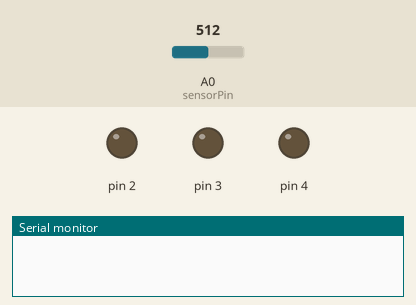
A sketch run on a simulated Arduino Uno, built with avr-gcc and run on an emulated ATmega328P. Parts: output pins drawn as LEDs (lit = HIGH), the last lines printed to the serial monitor. The test bench sets the inputs (shaded band); at power-on: A0 (sensorPin) = 512.

Above: at 0.1 s.
At 10.1 s:
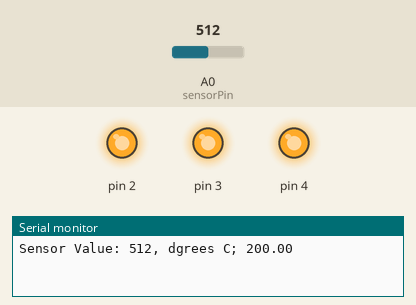
Timing chart, 0 to 11.6 s (numbered marks = the images above):
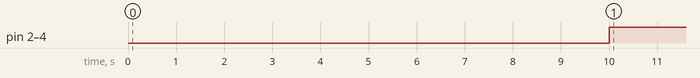

The sketch:

heat_sensor.ino
```cpp
const int sensorPin = A0;
const float baselineTemp = 16.0;

void setup() {
    // put your setup code here, to run once:

    // variables:
    int sensorValue = 0;         // the sensor value
    int sensorMin = 1023;        // minimum sensor value
    int sensorMax = 0;

    Serial.begin(9600);
    for (int pinNumber = 2; pinNumber < 5; pinNumber++) {
        pinMode(pinNumber, OUTPUT);
        digitalWrite(pinNumber, LOW);
    }

    // calibrate during the first 10 seconds
    while (millis() < 10000) {
    sensorValue = analogRead(sensorPin);

    // record the maximum sensor value
    if (sensorValue > sensorMax) {
      sensorMax = sensorValue;
    }

    // record the minimum sensor value
    if (sensorValue < sensorMin) {
      sensorMin = sensorValue;
    }
  }
}

void loop() {
    // put your main code here, to run repeatedly:
    int sensorVal = analogRead(sensorPin);
    Serial.print("Sensor Value: ");
    Serial.print(sensorVal);

    // Convert the ADC reading to voltage
    float voltage = (sensorVal / 1024.0) * 5.0;

    Serial.print(", dgrees C; ");
    // Convert the voltage to temperature in degrees
    float temperature = ((voltage - .5) * 100);
    Serial.println(temperature);

    if (temperature < baselineTemp - 2) {
        digitalWrite(2, LOW);
        digitalWrite(3, LOW);
        digitalWrite(4, LOW);
    } else if (temperature >= baselineTemp + 2 && temperature < baselineTemp + 4) {
        digitalWrite(2, HIGH);
        digitalWrite(3, LOW);
        digitalWrite(4, LOW);
    } else if (temperature >= baselineTemp + 4 && temperature < baselineTemp + 6) {
        digitalWrite(2, HIGH);
        digitalWrite(3, HIGH);
        digitalWrite(4, LOW);
    } else if (temperature >= baselineTemp + 6) {
        digitalWrite(2, HIGH);
        digitalWrite(3, HIGH);
        digitalWrite(4, HIGH);
    }
    delay(1000);

}
```

Measured:
- by itself, pin 2–4: LOW → HIGH at 10.0 s
